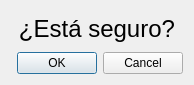
<?xml version="1.0" encoding="UTF-8"?>
<ui version="4.0">
 <class>DialogSure</class>
 <widget class="QDialog" name="DialogSure">
  <property name="geometry">
   <rect>
    <x>0</x>
    <y>0</y>
    <width>194</width>
    <height>85</height>
   </rect>
  </property>
  <property name="windowTitle">
   <string>Dialog</string>
  </property>
  <layout class="QVBoxLayout" name="verticalLayout">
   <item>
    <widget class="QLabel" name="label">
     <property name="font">
      <font>
       <pointsize>18</pointsize>
      </font>
     </property>
     <property name="text">
      <string>¿Está seguro?</string>
     </property>
     <property name="alignment">
      <set>Qt::AlignCenter</set>
     </property>
    </widget>
   </item>
   <item>
    <widget class="QDialogButtonBox" name="buttonBox">
     <property name="orientation">
      <enum>Qt::Horizontal</enum>
     </property>
     <property name="standardButtons">
      <set>QDialogButtonBox::Cancel|QDialogButtonBox::Ok</set>
     </property>
    </widget>
   </item>
  </layout>
 </widget>
 <resources/>
 <connections>
  <connection>
   <sender>buttonBox</sender>
   <signal>accepted()</signal>
   <receiver>DialogSure</receiver>
   <slot>accept()</slot>
   <hints>
    <hint type="sourcelabel">
     <x>248</x>
     <y>254</y>
    </hint>
    <hint type="destinationlabel">
     <x>157</x>
     <y>274</y>
    </hint>
   </hints>
  </connection>
  <connection>
   <sender>buttonBox</sender>
   <signal>rejected()</signal>
   <receiver>DialogSure</receiver>
   <slot>reject()</slot>
   <hints>
    <hint type="sourcelabel">
     <x>316</x>
     <y>260</y>
    </hint>
    <hint type="destinationlabel">
     <x>286</x>
     <y>274</y>
    </hint>
   </hints>
  </connection>
 </connections>
</ui>
